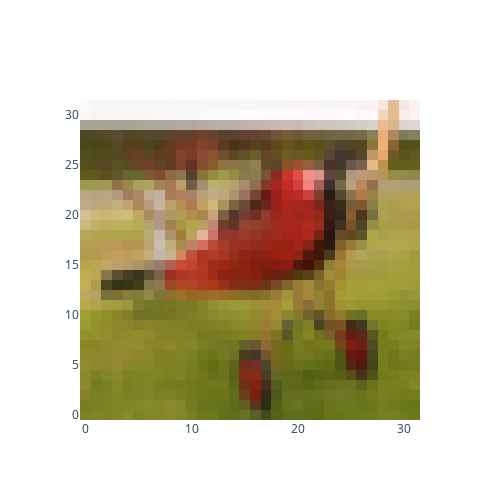

Notebook code for this chart:
### Code cell
from PIL import Image

def discrete_colorscale(bvals, colors):
    """
    bvals - list of values bounding intervals/ranges of interest
    colors - list of rgb or hex colorcodes for values in [bvals[k], bvals[k+1]],0<=k < len(bvals)-1
    returns the plotly  discrete colorscale
    """
    if len(bvals) != len(colors)+1:
        raise ValueError('len(boundary values) should be equal to  len(colors)+1')
    bvals = sorted(bvals)     
    nvals = [(v-bvals[0])/(bvals[-1]-bvals[0]) for v in bvals]  #normalized values
    
    dcolorscale = [] #discrete colorscale
    for k in range(len(colors)):
        dcolorscale.extend([[nvals[k], colors[k]], [nvals[k+1], colors[k]]])
    return dcolorscale    
bvals = [2, 15, 40, 65, 90]

colors = ['#09ffff', '#19d3f3', '#e763fa' , '#ab63fa']

dcolorsc = discrete_colorscale(bvals, colors)

bvals = np.array(bvals)
tickvals = [np.mean(bvals[k:k+2]) for k in range(len(bvals)-1)] #position with respect to bvals where ticktext is displayed
ticktext = [f'<{bvals[1]}'] + [f'{bvals[k]}-{bvals[k+1]}' for k in range(1, len(bvals)-2)]+[f'>{bvals[-2]}']

z = np.random.randint(bvals[0],  bvals[-1]+1, size=(20, 20))
heatmap = go.Heatmap(z=z, 
                     colorscale = dcolorsc, 
                     colorbar = dict(thickness=25, 
                                     tickvals=tickvals, 
                                     ticktext=ticktext))
fig = go.Figure(data=[heatmap])
fig.update_layout(width=500, height=500)

#fig.show()
#im.show()
print(dcolorsc)



from PIL import Image

def rgb2hex(r, g, b):
    return '#{:02x}{:02x}{:02x}'.format(r, g, b)


def image2heatmap(image_path,resize = False,size = (32,32)):          #displays image as a plotly heatmap object, with colors preserved 
    img = Image.open(image_path)
    if resize:
        img = img.resize(size,resample=Image.NEAREST)
    pixels = img.convert('RGBA').load() #rgba values
    width, height = img.size   #width and height of image
    num_pixels = width*height
    step = 1/num_pixels
    
    colorscale = []           
    z = []
    
    i = 0
    for y in range(height):
        z.append([])
        for x in range(width):
            z[-1].append(step*(i+.5))
            r, g, b, a = pixels[x, y]
            #colorscale.append([step*i,'rgba(%s,%s,%s,%s)'%(r,b,g,a)])
            #colorscale.append([step*(i+1),'rgba(%s,%s,%s,%s)'%(r,b,g,a)])
            colorscale.append([step*i,rgb2hex(r, g, b)])
            colorscale.append([step*(i+1),rgb2hex(r, g, b)])
            i+=1
    print(colorscale)      
    heatmap = go.Heatmap(z=np.flip(np.array(z),0), 
                     colorscale = colorscale, 
                     showscale = False)
    fig = go.Figure(data=[heatmap])

    fig.update_layout(width=500, height=500)
    return fig

img = Image.open("input_images_testing/airplane_0003.png")
img.show()
fig = image2heatmap("input_images_testing/airplane_0003.png",resize=True)
fig.show()

### Figure 1 — Plotly figure (JSON) as saved in the notebook; plotly's stock layout.template omitted (floating-point values rounded to 4 significant figures; data arrays with more than 128 entries replaced by an {"elided": "..."} marker saying what was removed)
{"data": [{"colorscale": {"elided": "2048x2 mixed values"}, "showscale": false, "type": "heatmap", "z": {"elided": "32x32 float values"}}], "layout": {"height": 500, "width": 500}}
